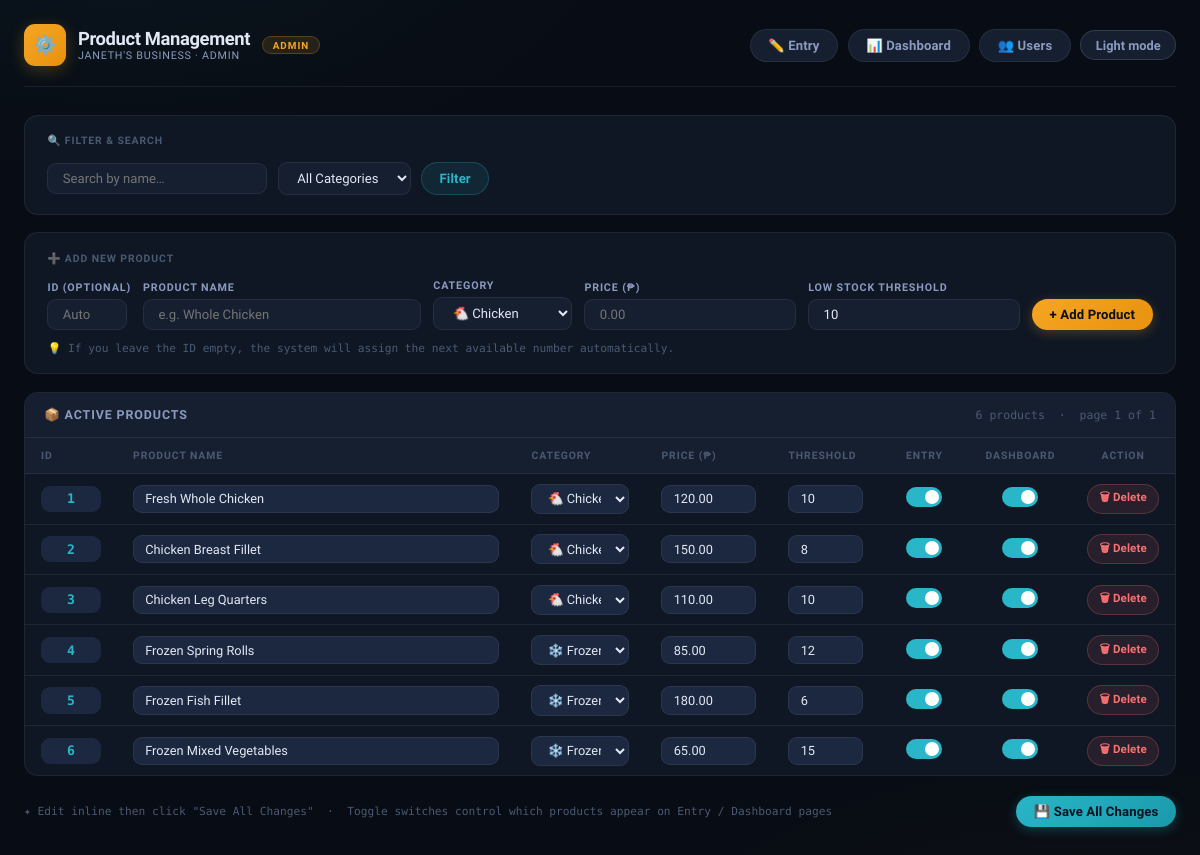
Page /admin/products.php (signed in) on the earlier database version.
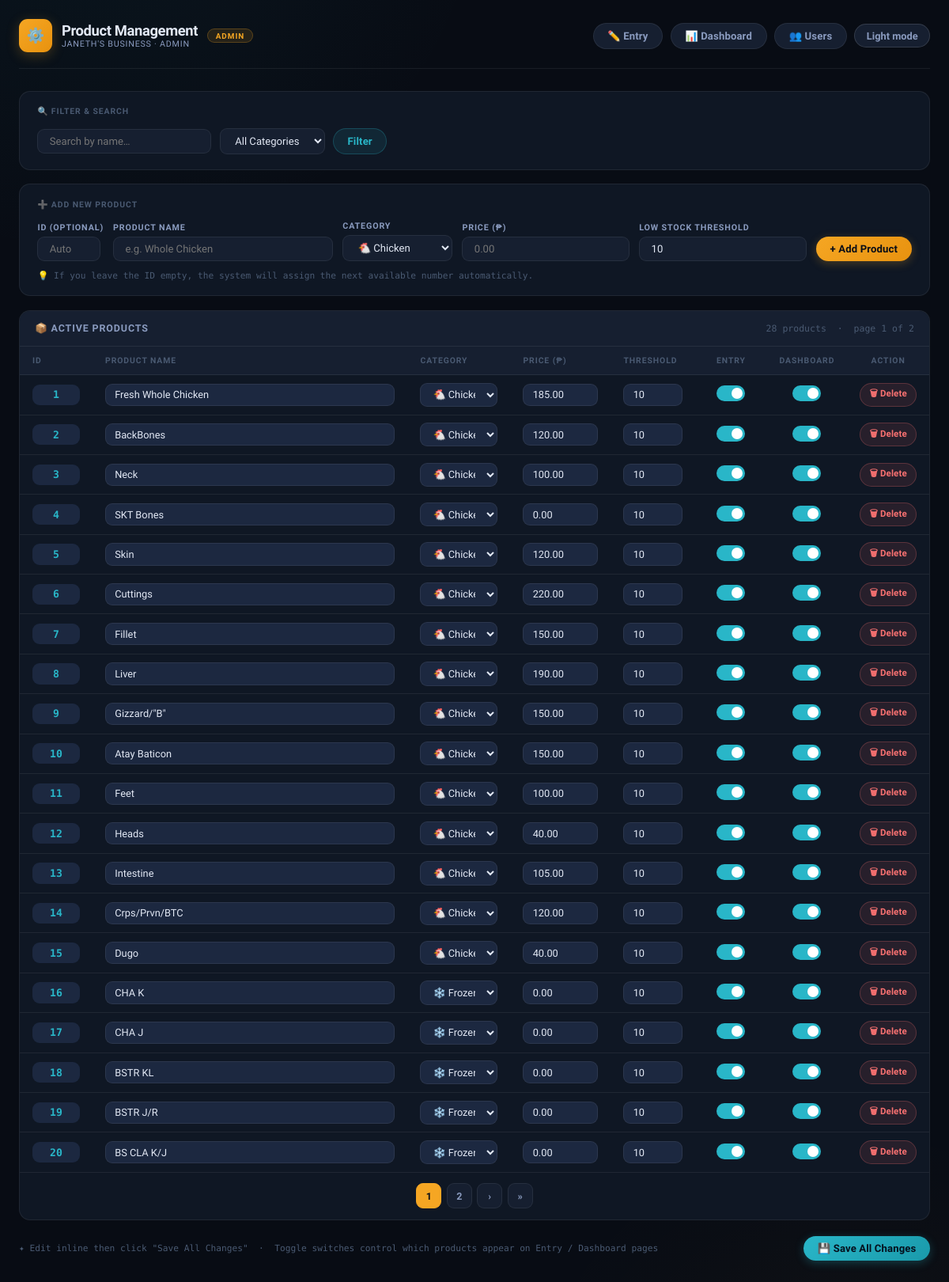
Same page on the later database version.
### tables this page shows
CREATE TABLE `products` (
  `id` int(11) NOT NULL,
  `name` varchar(100) NOT NULL,
  `category` enum('Chicken','Frozen') NOT NULL DEFAULT 'Chicken',
  `selling_price` decimal(10,2) DEFAULT 0.00,
  `low_stock_threshold` int(11) DEFAULT 10,
  `visible_input` tinyint(1) DEFAULT 1,
  `visible_dashboard` tinyint(1) DEFAULT 1,
  `is_deleted` tinyint(1) DEFAULT 0,
  `deleted_at` datetime DEFAULT NULL,
  `created_at` timestamp NOT NULL DEFAULT current_timestamp()
);

### admin/products.php (the view, shortened to what the changed rows need)
<?php
require_once __DIR__ . '/bootstrap.php';
try {
    $pdo->exec("ALTER TABLE products ADD COLUMN IF NOT EXISTS deleted_at DATETIME NULL DEFAULT NULL");
    $pdo->exec("ALTER TABLE products ADD COLUMN IF NOT EXISTS visible_input TINYINT(1) NOT NULL DEFAULT 1");
    $pdo->exec("ALTER TABLE products ADD COLUMN IF NOT EXISTS visible_dashboard TINYINT(1) NOT NULL DEFAULT 1");
} catch (Exception $e) {  }
$page   = max(1, intval($_GET['page'] ?? 1));
$search = trim($_GET['search'] ?? '');
$catF   = $_GET['category'] ?? 'all';
$limit  = 20; $offset = ($page-1)*$limit;
$where = "is_deleted=0 AND name LIKE :s" . ($catF!=='all' ? " AND category=:c" : "");
$stmt  = $pdo->prepare("SELECT * FROM products WHERE $where ORDER BY id, category, name LIMIT :l OFFSET :o");
$stmt->bindValue(':s', "%$search%");
$stmt->bindValue(':l', $limit, PDO::PARAM_INT);
$stmt->bindValue(':o', $offset, PDO::PARAM_INT);
$stmt->execute();
$products = $stmt->fetchAll();
$cntStmt = $pdo->prepare("SELECT COUNT(*) FROM products WHERE $where");
$cntStmt->bindValue(':s', "%$search%");
$cntStmt->execute();
$total = $cntStmt->fetchColumn();
$totPages = max(1, ceil($total/$limit));
?>
<!DOCTYPE html>
<html lang="en">
<head>
</head>
<body>
<div class="container">
<div class="table-wrap">
    <div class="table-hd-bar">
        <span class="table-title">📦 Active Products</span>
        <span class="rec-count">
            <?= $total ?> product<?= $total!=1?'s':''?> &nbsp;·&nbsp;
            page <?= $page ?> of <?= $totPages ?>
        </span>
    </div>
    <form method="POST" id="batchForm">
        <div class="tbl-scroll">
            <table>
                <thead>
                    <tr>
                        <th style="width:70px">ID</th>
                        <th>Product Name</th>
                        <th style="width:130px">Category</th>
                        <th style="width:110px">Price (₱)</th>
                        <th style="width:100px">Threshold</th>
                        <th class="center" style="width:90px"
                            title="Show on Daily Entry page">Entry</th>
                        <th class="center" style="width:90px"
                            title="Show on Dashboard">Dashboard</th>
                        <th class="center" style="width:80px">Action</th>
                    </tr>
                </thead>
                <tbody>
                <?php if (empty($products)): ?>
                    <tr class="empty-row"><td colspan="8">No products found. Add one above.</td></tr>
                <?php else:
                    foreach ($products as $p): ?>
                <tr>
                    <td><span class="id-col"><?= (int)$p['id'] ?></span></td>
                    <td>
                        <input class="tbl-in" type="text"
                               name="name[<?= $p['id'] ?>]"
                               value="<?= htmlspecialchars($p['name']) ?>" required>
                    </td>
                    <td>
                        <select class="tbl-sel" name="category[<?= $p['id'] ?>]">
                            <option value="Chicken" <?= $p['category']==='Chicken'?'selected':''?>>🐔 Chicken</option>
                            <option value="Frozen"  <?= $p['category']==='Frozen' ?'selected':''?>>❄️ Frozen</option>
                        </select>
                    </td>
                    <td>
                        <input class="tbl-in" type="number" step="0.01" min="0"
                               name="price[<?= $p['id'] ?>]"
                               value="<?= number_format((float)$p['selling_price'],2,'.','') ?>"
                               required style="font-family:'DM Mono',monospace;width:95px">
                    </td>
                    <td>
                        <input class="tbl-in" type="number" min="0"
                               name="threshold[<?= $p['id'] ?>]"
                               value="<?= intval($p['low_stock_threshold'] ?? 10) ?>"
                               required style="width:75px">
                    </td>
                    <td class="center">
                        <label class="vis-toggle" title="Show on Entry page">
                            <span class="vis-pill"></span>
                        </label>
                    </td>
                    <td class="center">
                        <label class="vis-toggle" title="Show on Dashboard">
                            <span class="vis-pill"></span>
                        </label>
                    </td>
                    <td class="center">
                        <button type="button" class="btn btn-danger btn-sm"
                                onclick="softDelete(<?= $p['id'] ?>, '<?= htmlspecialchars(addslashes($p['name'])) ?>')">
                            🗑 Delete
                        </button>
                    </td>
                </tr>
                <?php endforeach; endif; ?>
                </tbody>
            </table>
        </div>
        <?php if ($totPages > 1): ?>
        <div class="pagination">
            <?php for ($i=max(1,$page-2); $i<=min($totPages,$page+2); $i++): ?>
                <a href="?page=<?=$i?>&search=<?=urlencode($search)?>&category=<?=urlencode($catF)?>"
                   class="pg-btn <?=$i===$page?'active':''?>"><?=$i?></a>
            <?php endfor; ?>
            <?php if ($page<$totPages): ?>
                <a href="?page=<?=$page+1?>&search=<?=urlencode($search)?>&category=<?=urlencode($catF)?>" class="pg-btn">›</a>
                <a href="?page=<?=$totPages?>&search=<?=urlencode($search)?>&category=<?=urlencode($catF)?>"  class="pg-btn">»</a>
            <?php endif; ?>
        </div>
        <?php endif; ?>
    </form>
</div>
</body>
</html>

Differences in the rows shown:
changed products "Fresh Whole Chicken": selling_price "120.00" → "185.00"
changed products id 2: name "Chicken Breast Fillet" → "BackBones"; selling_price "150.00" → "120.00"; low_stock_threshold "8" → "10"
changed products id 3: name "Chicken Leg Quarters" → "Neck"; selling_price "110.00" → "100.00"
changed products id 4: name "Frozen Spring Rolls" → "SKT Bones"; category+id "❄️ Frozen" → "🐔 Chicken"; selling_price "85.00" → "0.00"; low_stock_threshold "12" → "10"
changed products id 5: name "Frozen Fish Fillet" → "Skin"; category+id "❄️ Frozen" → "🐔 Chicken"; selling_price "180.00" → "120.00"; low_stock_threshold "6" → "10"
changed products id 6: name "Frozen Mixed Vegetables" → "Cuttings"; category+id "❄️ Frozen" → "🐔 Chicken"; selling_price "65.00" → "220.00"; low_stock_threshold "15" → "10"
added products: id "7", name "Fillet", category+id "🐔 Chicken", selling_price "150.00", low_stock_threshold "10"
added products: id "8", name "Liver", category+id "🐔 Chicken", selling_price "190.00", low_stock_threshold "10"
added products: id "9", name "Gizzard/\"B\"", category+id "🐔 Chicken", selling_price "150.00", low_stock_threshold "10"
added products: id "10", name "Atay Baticon", category+id "🐔 Chicken", selling_price "150.00", id+low_stock_threshold "10"
added products: id "11", name "Feet", category+id "🐔 Chicken", selling_price "100.00", low_stock_threshold "10"
added products: id "12", name "Heads", category+id "🐔 Chicken", selling_price "40.00", low_stock_threshold "10"
added products: id "13", name "Intestine", category+id "🐔 Chicken", selling_price "105.00", low_stock_threshold "10"
added products: id "14", name "Crps/Prvn/BTC", category+id "🐔 Chicken", selling_price "120.00", low_stock_threshold "10"
added products: id "15", name "Dugo", category+id "🐔 Chicken", selling_price "40.00", low_stock_threshold "10"
added products: id "16", name "CHA K", category+id "❄️ Frozen", selling_price "0.00", low_stock_threshold "10"
added products: id "17", name "CHA J", category+id "❄️ Frozen", selling_price "0.00", low_stock_threshold "10"
added products: id "18", name "BSTR KL", category+id "❄️ Frozen", selling_price "0.00", low_stock_threshold "10"
added products: id "19", name "BSTR J/R", category+id "❄️ Frozen", selling_price "0.00", low_stock_threshold "10"
added products: id "20", name "BS CLA K/J", category+id "❄️ Frozen", selling_price "0.00", low_stock_threshold "10"
Other differences:
$total: "6" → "28"
$totPages: "1" → "2"
new list line: "1"
new list line: "2"
